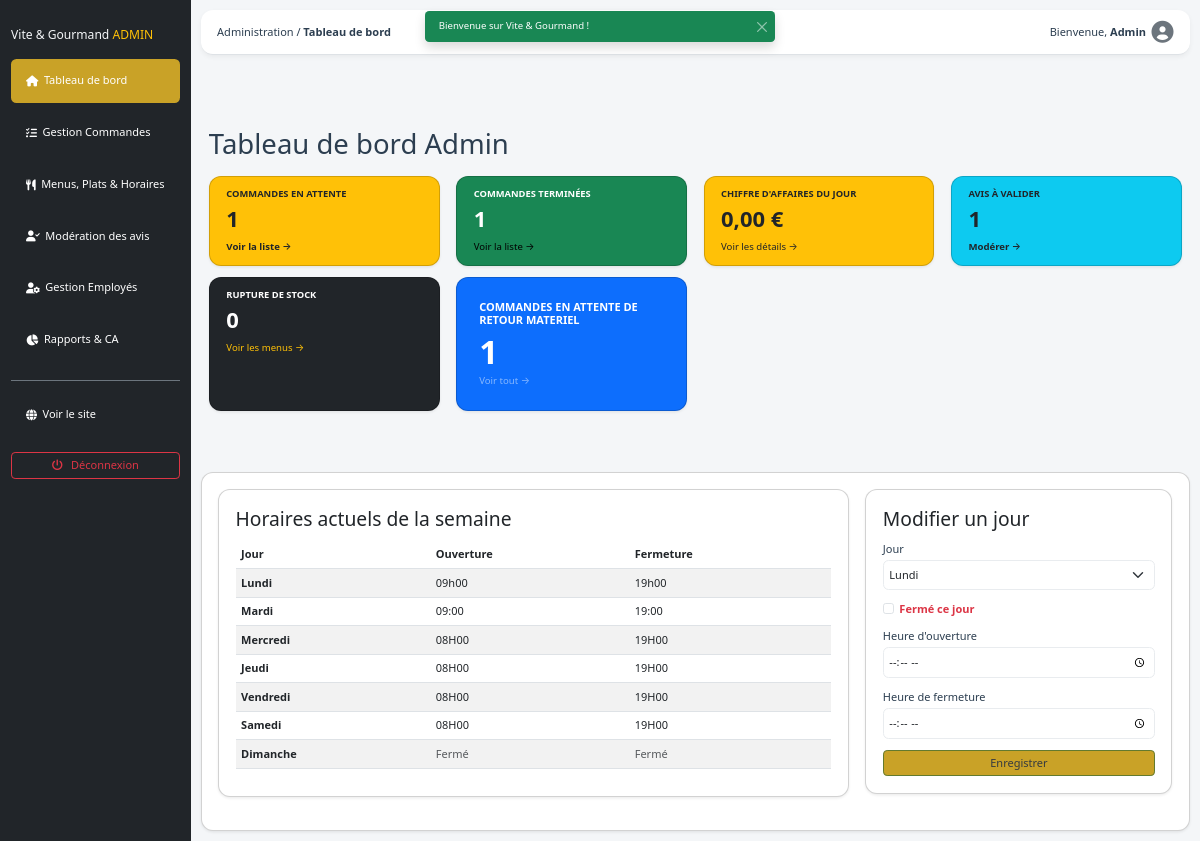
The app's page /public/index.php?page=dashboard-admin (signed in) with its own data.
### tables this page shows
CREATE TABLE
  `vg_horaire` (
    `horaire_id` int (11) NOT NULL,
    `jour` varchar(50) NOT NULL,
    `heure_ouverture` varchar(50) DEFAULT NULL,
    `heure_fermeture` varchar(50) DEFAULT NULL
  );

### app/Controllers/AdminController/DashboardAdminController.php (called while the page is built, shortened)
<?php
class DashboardAdminController
{
    public static function adminDashboard(\PDO $db)
    {
        $mongoManager = new MongoStatsManager();
        $pendingReviews = count(ReviewManager::getAllReviews($db, 'pending'));
        $stats = $mongoManager->getSummaryStats();
        $todaySales  = $stats['todayStats']['sales'] ?? 0.0;
        $sqlStats = StatAdminManager::getStatsFromSQL($db);
        $pendingOrders  = $sqlStats['pending_orders'];
        $finishedOrders = $sqlStats['finished_orders'];
        $pendingReturnOrders = $sqlStats['en_attente_retour_materiel'];
        $ruptureCount = MenuManager::countRuptureStock($db);
        $horairesList = HoraireManager::getAll($db);
        require ROOT_PATH . '/app/Views/layout/admin_header.php';
        require ROOT_PATH . '/app/Views/admin/dashboard.admin.view.php';
        require ROOT_PATH . '/app/Views/layout/admin_footer.php';
    }
}

### public/index.php (called while the page is built, shortened)
<?php
require_once ROOT_PATH . '/app/Autoloader.php';
$db = (new Database())->connect();
$controllerClass = $route['class'];
$action = $route['action'];
$params = [$db];
$controllerClass::$action(...$params);

### app/Autoloader.php (called while the page is built, shortened)
<?php
class Autoloader
{
    public static function register()
    {
        spl_autoload_register(function ($class) {
            $class = str_replace('App\\', '', $class);
            $path = __DIR__ . '/' . str_replace('\\', '/', $class) . '.php';
        });
    }
}

### app/Managers/StatAdminManager.php (called while the page is built, shortened)
<?php
class StatAdminManager
{
    public static function getStatsFromSQL(\PDO $db)
    {
        $sql = "SELECT
                    (SELECT COUNT(*) FROM vg_menu) AS total_menus,
                    (SELECT COUNT(*) FROM vg_plat) AS total_plats,
                    (SELECT COUNT(*) FROM vg_commande) AS total_commandes,
                    (SELECT COUNT(*) FROM vg_commande WHERE statut = 'en_attente') AS pending_orders,
                    (SELECT COUNT(*) FROM vg_commande WHERE statut = 'terminee') AS finished_orders,
                    (SELECT COUNT(*) FROM vg_utilisateur) AS total_utilisateurs,
                    (SELECT COUNT(*) FROM vg_theme) AS total_themes,
                    (SELECT COUNT(*) FROM vg_regime) AS total_regimes,
                    (SELECT COUNT(*) FROM vg_utilisateur) AS total_users,
                    (SELECT COUNT(*) FROM vg_commande WHERE statut = 'en_attente_retour_materiel') AS en_attente_retour_materiel
        ";
        $stmt = $db->query($sql);
        return $stmt->fetch(\PDO::FETCH_ASSOC);
    }
}

### app/Managers/MongoStatsManager.php (called while the page is built, shortened)
<?php
class MongoStatsManager
{
    private ?Client $mongoClient = null;
    public function __construct()
    {
        try {
            $uri = getenv('MONGODB_URI');
            if (!$uri) {
                throw new \RuntimeException('MONGODB_URI est absente.');
            }
            $this->mongoClient = new Client($uri);
        } catch (\Exception $e) {
            error_log("Erreur de connexion MongoDB : " . $e->getMessage());
        }
    }
    public function getTotalOrdersFromMongoDB(): int
    {
        if ($this->mongoClient === null) return 0;
    }
    public function getStatsByMenuFromMongoDB($dateDebut = null, $dateFin = null, $menuId = null): array
    {
        if ($this->mongoClient === null) return [];
    }
    public function getSalesFromMongoDB(): float
    {
        if ($this->mongoClient === null) return 0.0;
    }
    public function getTodaySalesAndOrdersFromMongoDB(): array
    {
        if ($this->mongoClient === null) return ['orders' => 0, 'sales' => 0.0];
    }
    public function getSummaryStats(): array
    {
        return [
            'totalOrders' => $this->getTotalOrdersFromMongoDB(),
            'totalSales' => $this->getSalesFromMongoDB(),
            'todayStats' => $this->getTodaySalesAndOrdersFromMongoDB(),
            'statsByMenu' => $this->getStatsByMenuFromMongoDB()
        ];
    }
}

### app/Managers/ReviewManager.php (called while the page is built, shortened)
<?php
class ReviewManager
{
    public static function getAllReviews(\PDO $db, ?string $status = null): array
    {
        $sql = "SELECT a.*,
                       CONCAT(u.prenom, ' ', u.nom) AS nom_auteur,
                       u.email AS auteur_email,
                       c.numero_commande,
                       m.titre AS nom_menu
                FROM vg_avis a
                JOIN vg_utilisateur u ON a.utilisateur_id = u.utilisateur_id
                LEFT JOIN vg_commande c ON a.commande_id = c.commande_id
                LEFT JOIN vg_menu m ON c.menu_id = m.menu_id
                WHERE 1=1";
        $params = [];
        if (!empty($status)) {
            $sql .= " AND a.statut = :statut";
            $params['statut'] = $status;
        }
        $sql .= " ORDER BY a.created_at DESC";
        $stmt = $db->prepare($sql);
        $stmt->execute($params);
        return $stmt->fetchAll(\PDO::FETCH_ASSOC);
    }
}

### app/Managers/MenuManager.php (called while the page is built, shortened)
<?php
class MenuManager
{
    public static function countRuptureStock(\PDO $db): int
    {
        try {
            $sql = "SELECT COUNT(*) FROM vg_menu WHERE quantite_restante <= 0 AND is_active = 1";
            $stmt = $db->query($sql);
            return (int)$stmt->fetchColumn();
        } catch (\PDOException $e) {
            error_log("ERREUR MenuManager::countRuptureStock() : " . $e->getMessage());
            return 0;
        }
    }
}

### app/Managers/HoraireManager.php (called while the page is built, shortened)
<?php
class HoraireManager
{
    public static function getAll(\PDO $db): array
    {
        try {
            $stmt = $db->query("SELECT * FROM vg_horaire");
            return $stmt->fetchAll(\PDO::FETCH_ASSOC);
        } catch (\PDOException $e) {
            error_log("Erreur HoraireManager::getAll() : " . $e->getMessage());
            return [];
        }
    }
}

### app/Views/admin/dashboard.admin.view.php (the view, shortened to what this page needs)
<div class="container py-4">
    <h1 class="mb-4">Tableau de bord Admin</h1>
    <div class="row mb-5">
        <div class="col-md-3 mb-3">
            <a href="index.php?page=order-management&client_nom=&status=en_attente" class="text-decoration-none">
                <div class="card bg-warning text-dark shadow-sm h-100 card-hover p-2">
                    <div class="card-body py-2 px-3">
                        <h2 class="card-title text-uppercase fw-bold fs-7 mb-1">Commandes en attente</h2>
                        <p class="fs-2 fw-bold mb-1"><?= $pendingOrders ?></p>
                        <small class="text-dark fw-semibold">Voir la liste →</small>
                    </div>
                </div>
            </a>
        </div>
        <div class="col-md-3 mb-3">
            <a href="index.php?page=order-management&client_nom=&status=terminee" class="text-decoration-none">
                <div class="card bg-success text-white shadow-sm h-100 card-hover p-2">
                    <div class="card-body py-2 px-3">
                        <h2 class="card-title text-uppercase fw-bold fs-7 mb-1">Commandes terminées</h2>
                        <p class="fs-2 fw-bold mb-1"><?= $finishedOrders ?></p>
                        <small class="text-black">Voir la liste →</small>
                    </div>
                </div>
            </a>
        </div>
        <div class="col-md-3 mb-3">
            <a href="index.php?page=stats-admin" class="text-decoration-none">
                <div class="card bg-warning text-dark shadow-sm h-100 card-hover p-2">
                    <div class="card-body py-2 px-3">
                        <h2 class="card-title text-uppercase fw-bold fs-7 mb-1">Chiffre d'affaires du jour</h2>
                        <p class="fs-2 fw-bold mb-1"><?= number_format($todaySales, 2, ',', ' ') ?> €</p>
                        <small class="text-dark">Voir les détails →</small>
                    </div>
                </div>
            </a>
        </div>
        <div class="col-md-3 mb-3">
            <a href="index.php?page=review-management&status=pending" class="text-decoration-none">
                <div class="card bg-info text-dark shadow-sm h-100 card-hover p-2">
                    <div class="card-body py-2 px-3">
                        <h2 class="card-title text-uppercase fw-bold fs-7 mb-1">Avis à valider</h2>
                        <p class="fs-2 fw-bold mb-1"><?= $pendingReviews ?></p>
                        <small class="text-dark fw-semibold">Modérer →</small>
                    </div>
                </div>
            </a>
        </div>
        <div class="col-md-3 mb-3">
            <a href="index.php?page=menu-management" class="text-decoration-none">
                <div class="card bg-dark text-white shadow-sm h-100 card-hover p-2">
                    <div class="card-body py-2 px-3">
                        <h2 class="card-title text-uppercase fw-bold fs-7 mb-1">Rupture de stock</h2>
                        <p class="fs-2 fw-bold mb-1"><?= $ruptureCount ?></p>
                        <small class="text-warning">Voir les menus →</small>
                    </div>
                </div>
            </a>
        </div>
        <div class="col-md-3 mb-3">
            <a href="index.php?page=order-management&client_nom=&status=en_attente_retour_materiel" class="text-decoration-none">
                <div class="card bg-primary text-white shadow-sm h-100 card-hover">
                    <div class="card-body">
                        <h6 class="card-title text-uppercase fw-bold">Commandes en attente de retour materiel</h6>
                        <p class="display-5 fw-bold mb-0"><?= $pendingReturnOrders ?></p>
                        <small class="text-white-50">Voir tout →</small>
                    </div>
                </div>
            </a>
        </div>
    </div>
</div>
<div class="card shadow-sm p-4">
    <div class="row">
        <div class="col-md-8">
            <div class="card shadow-sm p-4 mb-4">
                <h3 class="mb-3">Horaires actuels de la semaine</h3>
                <div class="table-responsive">
                    <table class="table table-striped align-middle">
                        <thead>
                            <tr>
                                <th>Jour</th>
                                <th>Ouverture</th>
                                <th>Fermeture</th>
                            </tr>
                        </thead>
                        <tbody>
                            <?php if (!empty($horairesList)): ?>
                                <?php foreach ($horairesList as $h): ?>
                                    <tr>
                                        <td><strong><?= htmlspecialchars($h['jour']) ?></strong></td>
                                        <td><?= $h['heure_ouverture'] ? htmlspecialchars($h['heure_ouverture']) : '<span class="text-muted">Fermé</span>' ?></td>
                                        <td><?= $h['heure_fermeture'] ? htmlspecialchars($h['heure_fermeture']) : '<span class="text-muted">Fermé</span>' ?></td>
                                    </tr>
                                <?php endforeach; ?>
                            <?php else: ?>
                                <tr>
                                    <td colspan="3" class="text-center text-muted">Aucun horaire enregistré.</td>
                                </tr>
                            <?php endif; ?>
                        </tbody>
                    </table>
                </div>
            </div>
        </div>
        <div class="col-md-4">
            <div class="card shadow-sm p-4 mb-4">
                <h3 class="mb-3">Modifier un jour</h3>
                <form action="?page=dashboard-admin" method="POST"> <input type="hidden" name="csrf_token" value="<?= $_SESSION['csrf_token'] ?? '' ?>">
                    <div class="mb-3">
                        <label for="jour" class="form-label">Jour</label>
                        <select name="jour" id="jour" class="form-select" required>
                            <option value="Lundi">Lundi</option>
                        </select>
                    </div>
                    <div class="form-check mb-3">
                        <input class="form-check-input" type="checkbox" name="est_ferme" id="est_ferme" value="1">
                        <label class="form-check-label text-danger fw-bold" for="est_ferme">
                            Fermé ce jour
                        </label>
                    </div>
                    <div class="mb-3">
                        <label for="heure_ouverture" class="form-label">Heure d'ouverture</label>
                        <input type="time" name="heure_ouverture" id="heure_ouverture" class="form-control">
                    </div>
                    <div class="mb-3">
                        <label for="heure_fermeture" class="form-label">Heure de fermeture</label>
                        <input type="time" name="heure_fermeture" id="heure_fermeture" class="form-control">
                    </div>
                    <button type="submit" name="update_horaire" class="btn btn-primary w-100">Enregistrer</button>
                </form>
            </div>
        </div>
    </div>
</div>

### records on screen
vg_horaire: jour "Lundi", heure_ouverture "09h00", heure_fermeture "19h00"
vg_horaire: jour "Mardi", heure_ouverture "09:00", heure_fermeture "19:00"
vg_horaire: jour "Mercredi", heure_ouverture "08H00", heure_fermeture "19H00"
vg_horaire: jour "Jeudi", heure_ouverture "08H00", heure_fermeture "19H00"
vg_horaire: jour "Vendredi", heure_ouverture "08H00", heure_fermeture "19H00"
vg_horaire: jour "Samedi", heure_ouverture "08H00", heure_fermeture "19H00"
vg_horaire: jour "Dimanche", heure_ouverture "Fermé", heure_fermeture "Fermé"

### other values on screen
$pageName "Tableau de bord"
$_SESSION[$type] "Bienvenue sur Vite & Gourmand !"
$pendingOrders "1"
$finishedOrders "1"
$todaySales "0,00"
$pendingReviews "1"
$ruptureCount "0"
$pendingReturnOrders "1"
